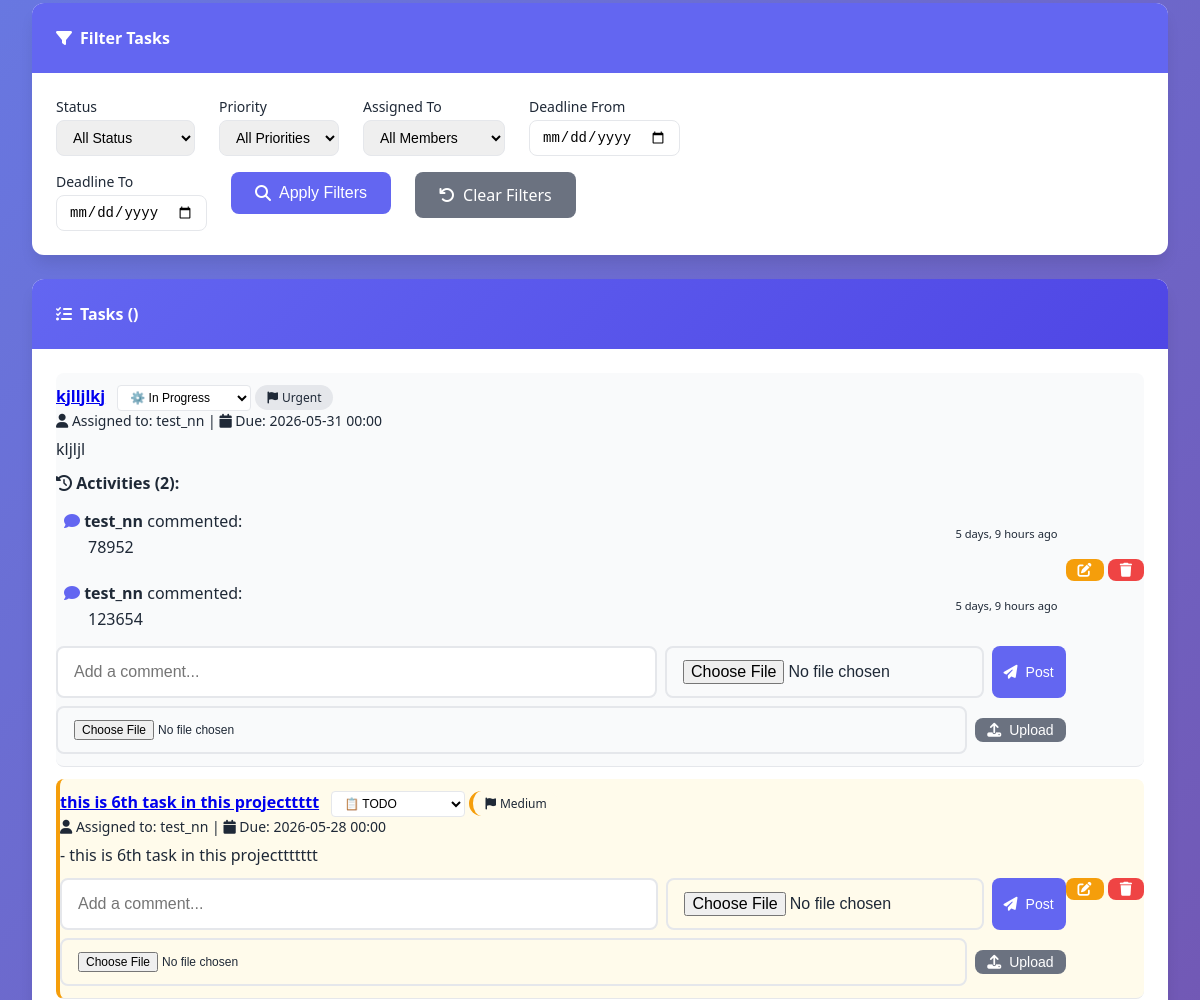
Before: /projects/1/ (signed in, middle part) with the older database file.
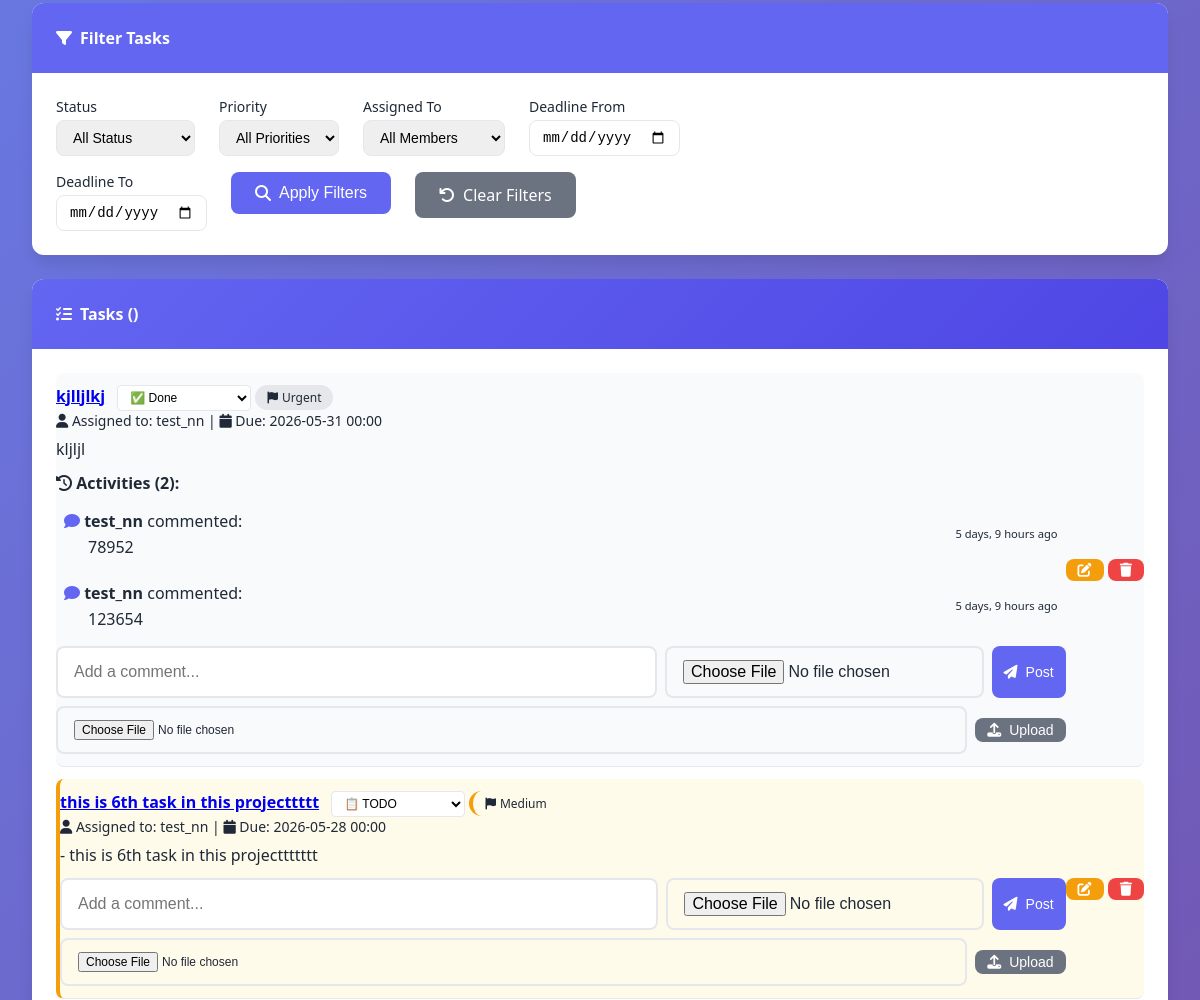
After: the same page with the newer database file.
### tasks/models.py (models this page shows, shortened)
class Task(models.Model):
    class Status(models.TextChoices):
        TODO = 'TODO', 'To Do'
        IN_PROGRESS = 'IN_PROGRESS', 'In Progress'
        DONE = 'DONE', 'Done'
    class Priority(models.TextChoices):
        LOW = 'LOW', 'Low'
        MEDIUM = 'MEDIUM', 'Medium'
        HIGH = 'HIGH', 'High'
        URGENT = 'URGENT', 'Urgent'
    title = models.CharField(max_length=200, verbose_name="Task Title")
    description = models.TextField(verbose_name="Description", blank=True)
    project = models.ForeignKey(
        Project,
        on_delete=models.CASCADE,
        related_name='tasks',
        verbose_name="Related Project"
    )
    assigned_to = models.ForeignKey(
        User,
        on_delete=models.SET_NULL,
        null=True,
        blank=True,
        related_name='assigned_tasks',
        verbose_name="Assigned To"
    )
    created_by = models.ForeignKey(
        User,
        on_delete=models.CASCADE,
        related_name='created_tasks',
        verbose_name="Created By"
    )
    status = models.CharField(
        max_length=20,
        choices=Status.choices,
        default=Status.TODO,
        verbose_name="Status"
    )
    priority = models.CharField(
        max_length=20,
        choices=Priority.choices,
        default=Priority.MEDIUM,
        verbose_name="Priority"
    )
    deadline = models.DateTimeField(
        null=True,
        blank=True,
        verbose_name="Deadline"
    )
    created_at = models.DateTimeField(auto_now_add=True, verbose_name="Created At")
    updated_at = models.DateTimeField(auto_now=True, verbose_name="Last Updated")
    points_awarded = models.BooleanField(default=False)
    depends_on = models.ManyToManyField('self', symmetrical=False, blank=True, related_name='blocked_tasks')
    class Meta:
        verbose_name = "Task"
        verbose_name_plural = "Tasks"
        ordering = ['-priority', 'deadline']
    def get_activities(self):
        activities = []
        for comment in self.comments.all():
            activities.append({
                'type': 'comment',
                'date': comment.created_at,
                'data': comment,
                'author': comment.author,
                'text': comment.text
            })
        if hasattr(self, 'attachments'):
            for attachment in self.attachments.all():
                activities.append({
                    'type': 'attachment',
                    'date': attachment.uploaded_at,
                    'data': attachment,
                    'author': attachment.uploaded_by,
                    'filename': attachment.filename,
                    'file_url': attachment.file.url,
                    'file_size': attachment.file_size
                })
        activities.sort(key=lambda x: x['date'], reverse=True)
        return activities

### tasks/views.py (the view)
# urls.py: path('projects/<int:pk>/', views.project_detail, name='project_detail'),
@login_required
def project_detail(request, pk):
    project = get_object_or_404(Project, pk=pk)
    has_access = False
    if project.team:
        if request.user in project.team.members.all():
            has_access = True
    elif project.members.filter(id=request.user.id).exists():
        has_access = True
    if not has_access and request.user != project.created_by:
        messages.error(request, 'You do not have access to this project.')
        return redirect('tasks:project_list')
    status_filter = request.GET.get('status', '')
    priority_filter = request.GET.get('priority', '')
    assigned_filter = request.GET.get('assigned', '')
    deadline_from = request.GET.get('deadline_from', '')
    deadline_to = request.GET.get('deadline_to', '')
    assigned_username = ''
    if assigned_filter and assigned_filter != 'all' and assigned_filter != 'unassigned':
        try:
            assigned_user = User.objects.get(id=assigned_filter)
            assigned_username = assigned_user.username
        except User.DoesNotExist:
            assigned_username = ''
    tasks_list = project.tasks.all()
    if status_filter:
        tasks_list = tasks_list.filter(status=status_filter)
    if priority_filter:
        tasks_list = tasks_list.filter(priority=priority_filter)
    if assigned_filter and assigned_filter != 'all':
        if assigned_filter == 'unassigned':
            tasks_list = tasks_list.filter(assigned_to__isnull=True)
        else:
            tasks_list = tasks_list.filter(assigned_to__id=assigned_filter)
    if deadline_from:
        tasks_list = tasks_list.filter(deadline__gte=deadline_from)
    if deadline_to:
        tasks_list = tasks_list.filter(deadline__lte=deadline_to)
    for task in tasks_list:
        task.activities = task.get_activities()
    paginator = Paginator(tasks_list, 5)
    page_number = request.GET.get('page')
    tasks = paginator.get_page(page_number)
    users = project.members.all()
    context = {
        'project': project,
        'tasks': tasks,
        'users': users,
        'status_filter': status_filter,
        'priority_filter': priority_filter,
        'assigned_filter': assigned_filter,
        'assigned_username': assigned_username,
        'deadline_from': deadline_from,
        'deadline_to': deadline_to,
    }
    return render(request, 'tasks/project_detail.html', context)

### templates/tasks/project_detail.html (shortened to what the changed rows need)
{% extends 'base.html' %}
{% block content %}
<div class="card">
    <div class="card-body">
        {% if tasks %}
            {% for task in tasks %}
                <div id="task-{{ task.pk }}" class="task-item priority-{{ task.priority|lower }}">
                    <div style="flex: 1;">
                        <div>
                            <strong>
                                <a href="{% url 'tasks:task_edit' task.pk %}">{{ task.title }}</a>
                            </strong>
                            {% if user == task.assigned_to or user == project.created_by %}
                                <form method="post" action="{% url 'tasks:task_toggle_status' task.pk %}" style="display: inline-block; margin-left: 0.5rem;">
                                    <select name="status" class="form-select-sm" onchange="this.form.submit()">
                                        <option value="IN_PROGRESS" {% if task.status == 'IN_PROGRESS' %}selected{% endif %}>⚙️ In Progress</option>
                                        <option value="DONE" {% if task.status == 'DONE' %}selected{% endif %}>✅ Done</option>
                                    </select>
                                </form>
                            {% else %}
                                <span class="status-badge status-{{ task.status|lower }}">
                                    <i class="fas fa-{% if task.status == 'TODO' %}circle{% elif task.status == 'IN_PROGRESS' %}spinner{% else %}check-circle{% endif %}"></i>
                                    {{ task.get_status_display }}
                                </span>
                            {% endif %}
                            <span class="badge priority-{{ task.priority|lower }}">
                                <i class="fas fa-flag"></i> {{ task.get_priority_display }}
                            </span>
                        </div>
                        <div class="text-muted" style="font-size: 0.875rem;">
                            <i class="fas fa-user"></i> Assigned to: {{ task.assigned_to.username|default:"Unassigned" }}
                            {% if task.deadline %}
                                | <i class="fas fa-calendar"></i> Due: {{ task.deadline|date:"Y-m-d H:i" }}
                            {% endif %}
                        </div>
                        {% if task.description %}
                            <div class="text-muted" style="margin-top: 0.5rem;">{{ task.description|truncatewords:15 }}</div>
                        {% endif %}
                        <div style="margin-top: 0.75rem;">
                            {% with activities=task.get_activities %}
                                {% if activities %}
                                    <div class="activities-list" style="margin-bottom: 0.5rem;">
                                        <strong><i class="fas fa-history"></i> Activities ({{ activities|length }}):</strong>
                                        <div style="margin-top: 0.5rem;">
                                            {% for activity in activities %}
                                                <div class="activity-item" style="background: var(--light); padding: 0.5rem; border-radius: 8px; margin-bottom: 0.5rem;">
                                                    <div style="display: flex; justify-content: space-between; align-items: center;">
                                                        <div>
                                                                {% if activity.type == 'comment' %}
                                                                <i class="fas fa-comment" style="color: #6366f1;"></i>
                                                                <strong>{{ activity.author.username }}</strong>
                                                                <span class="text-muted">commented:</span>
                                                                <p style="margin: 0.25rem 0 0 1.5rem;">{{ activity.text }}</p>
                                                            {% endif %}
                                                        </div>
                                                        <div class="text-muted" style="font-size: 0.7rem;">
                                                            {{ activity.date|timesince }} ago
                                                        </div>
                                                    </div>
                                                </div>
                                            {% endfor %}
                                        </div>
                                    </div>
                                {% endif %}
                            {% endwith %}
                            <form method="post" action="{% url 'tasks:comment_add' task.pk %}" enctype="multipart/form-data" style="margin-top: 0.5rem;">
                                <div style="display: flex; gap: 0.5rem; flex-wrap: wrap;">
                                    <input type="text" name="text" class="form-control" placeholder="Add a comment..." style="flex: 2; min-width: 150px;">
                                    <input type="file" name="image" class="form-control" accept="image/*" style="flex: 1; min-width: 120px;">
                                    <button type="submit" class="btn btn-primary btn-sm">
                                        <i class="fas fa-paper-plane"></i> Post
                                    </button>
                                </div>
                            </form>
                            <form method="post" action="{% url 'tasks:upload_attachment' task.pk %}" enctype="multipart/form-data" style="margin-top: 0.5rem; display: flex; gap: 0.5rem; align-items: center;">
                                <input type="file" name="file" class="form-control" style="flex: 1; font-size: 0.75rem;">
                                <button type="submit" class="btn btn-secondary btn-sm">
                                    <i class="fas fa-upload"></i> Upload
                                </button>
                            </form>
                        </div>
                    </div>
                    <div>
                        {% if user == project.created_by %}
                            <a href="{% url 'tasks:task_edit' task.pk %}" class="btn btn-warning btn-sm">
                                <i class="fas fa-edit"></i>
                            </a>
                            <a href="{% url 'tasks:task_delete' task.pk %}" class="btn btn-danger btn-sm" onclick="return confirm('Delete this task?')">
                                <i class="fas fa-trash"></i>
                            </a>
                        {% endif %}
                    </div>
                </div>
            {% endfor %}
        {% else %}
            <div class="text-center" style="padding: 2rem;">
                <i class="fas fa-check-circle" style="font-size: 3rem; color: var(--gray);"></i>
                <p>No tasks yet. Click "Add New Task" to get started!</p>
            </div>
        {% endif %}
    </div>
</div>
{% endblock %}

Changed rows visible on the page:
changed Task "kjlljlkj": status "⚙️ In Progress" → "✅ Done"
